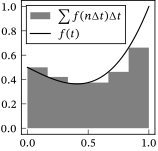

Write Python code to recreate this figure.
from pathlib import PurePath

import matplotlib.pyplot as plt
import numpy as np

plt.style.use("sigproc")

x = np.linspace(0, 1, num=100)
n = np.linspace(0, 1, num=7)

f = x**3 - 0.5 * x + 0.5
g = n**3 - 0.5 * n + 0.5
g[-1] = g[-2]

fig, ax = plt.subplots()
ax.fill_between(
    n, g, step="post", label=r"$\sum f(n\increment t)\increment t$", color="gray", lw=0
)
ax.plot(x, f, label=r"$f(t)$")
ax.legend()
ax.axis([0, 1, 0, 1])
ax.axis("square")
fig.savefig(str(PurePath(__file__).parent / (PurePath(__file__).stem + ".pdf")))
